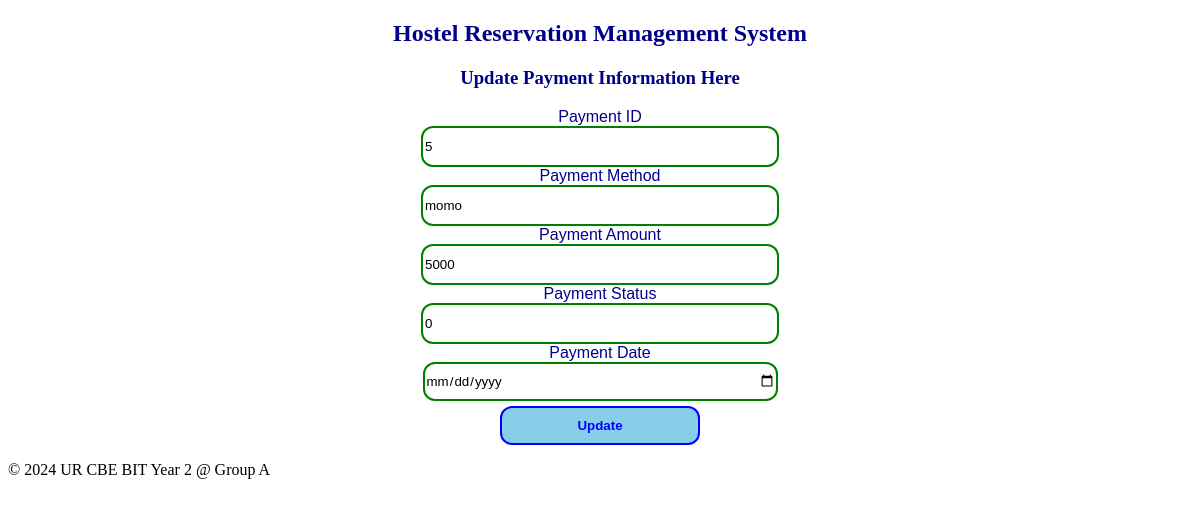
Screenshot of /update_payment.php?payment_id=5 with the database file from the repository.
### tables this page shows
CREATE TABLE `payment` (
  `payment_id` int(11) NOT NULL,
  `paymentmethod` char(50) NOT NULL,
  `paymentamount` int(20) NOT NULL,
  `paymentstatus` varchar(100) NOT NULL,
  `paymentdate` date NOT NULL
);

### update_payment.php (the view, shortened to what this page needs)
<?php
include "dbconnection.php";
$payment_id = $payment_method = $payment_amount = $payment_status = $payment_date = "";
if ($_SERVER['REQUEST_METHOD'] == 'GET' && isset($_GET["payment_id"])) {
    $payment_id = $_GET["payment_id"];
    $stmt = $connection->prepare("SELECT * FROM payment WHERE payment_id = ?");
    $stmt->bind_param("i", $payment_id);
    $stmt->execute();
    $result = $stmt->get_result();
    if ($result->num_rows > 0) {
        $row = $result->fetch_assoc();
        $payment_id = $row["payment_id"];
        $payment_method = $row["paymentmethod"];
        $payment_amount = $row["paymentamount"];
        $payment_status = $row["paymentstatus"];
        $payment_date = $row["paymentdate"];
    } else {
        header("Location: /wet/payment_table.php");
        exit;
    }
}
?>
<!DOCTYPE html>
<html>
<head>
</head>
<body>
    <center>
        <h2>Hostel Reservation Management System</h2>
        <h3>Update Payment Information Here</h3>
        <form method="POST">
            <label>Payment ID</label><br>
            <input type="text" name="payment_id" class="input" value="<?php echo htmlspecialchars($payment_id); ?>" readonly><br>
            <label>Payment Method</label><br>
            <input type="text" name="paymentmethod" class="input" value="<?php echo htmlspecialchars($payment_method); ?>"><br>
            <label>Payment Amount</label><br>
            <input type="number" name="paymentamount" class="input" value="<?php echo htmlspecialchars($payment_amount); ?>"><br>
            <label>Payment Status</label><br>
            <input type="text" name="paymentstatus" class="input" value="<?php echo htmlspecialchars($payment_status); ?>"><br>
            <label>Payment Date</label><br>
            <input type="date" name="paymentdate" class="input" value="<?php echo htmlspecialchars($payment_date); ?>"><br>
            <input type="submit" name="submit" value="Update" class="sb">
        </form>
    </center>
    <footer>
        <p>&copy; 2024 UR CBE BIT Year 2 @ Group A</p>
    </footer>
</body>
</html>

### update_payment.php (style rules this page uses)
h2, h3 { font-family: Castellar; color: darkblue; }
label, input, .sb { font-family: Arial, sans-serif; }
label { font-size: 16px; color: darkblue; }
.sb { padding: 10px; border: 2px solid blue; background-color: skyblue; width: 200px; margin-top: 5px; border-radius: 12px; font-weight: bold; color: blue; cursor: pointer; }
.input { width: 350px; height: 35px; border-radius: 12px; border: 2px solid green; }

### rows the page displays
payment: payment_id "5", paymentmethod "momo", paymentamount "5000", paymentstatus "0"
